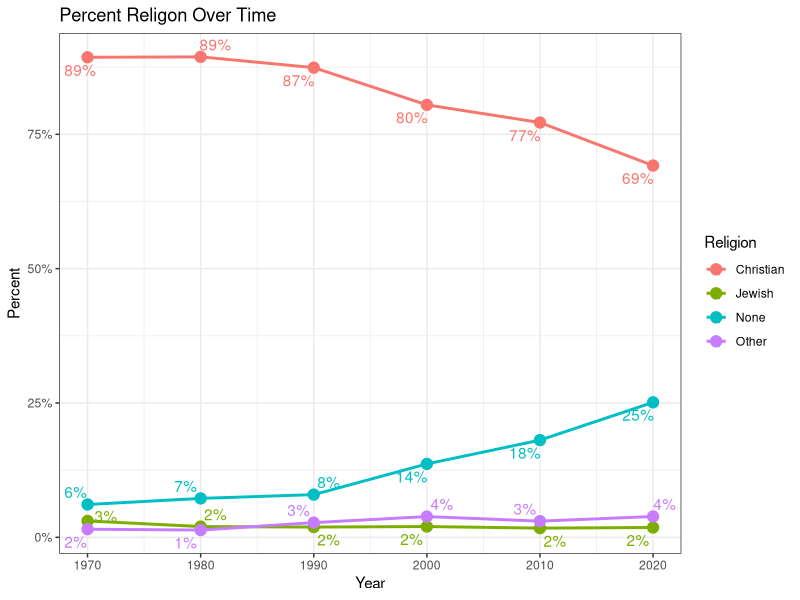
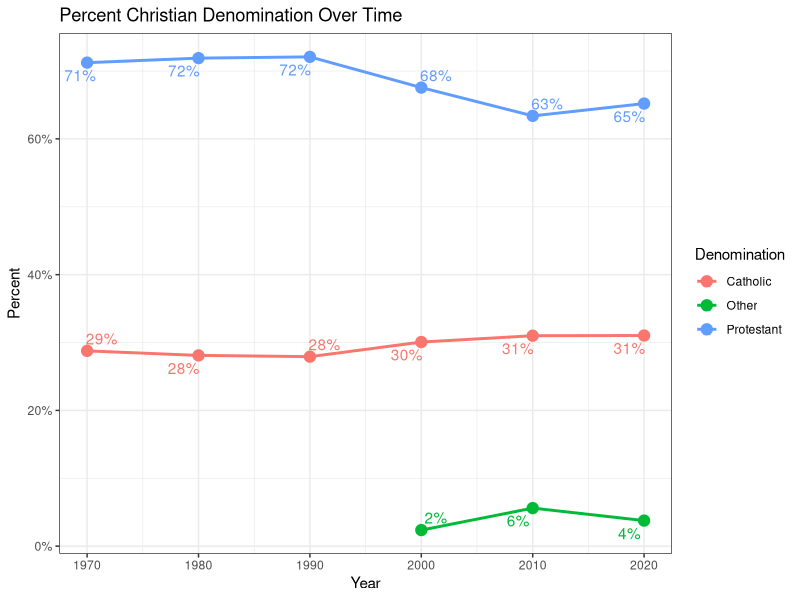
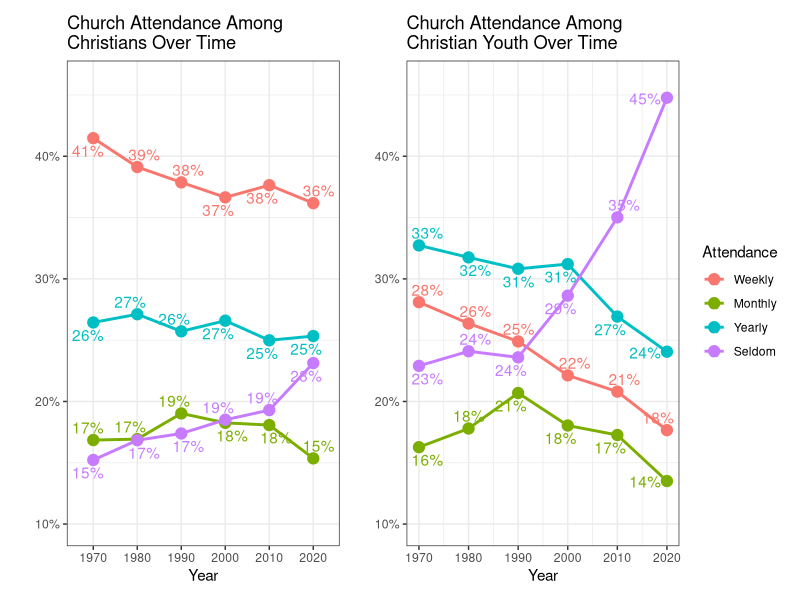
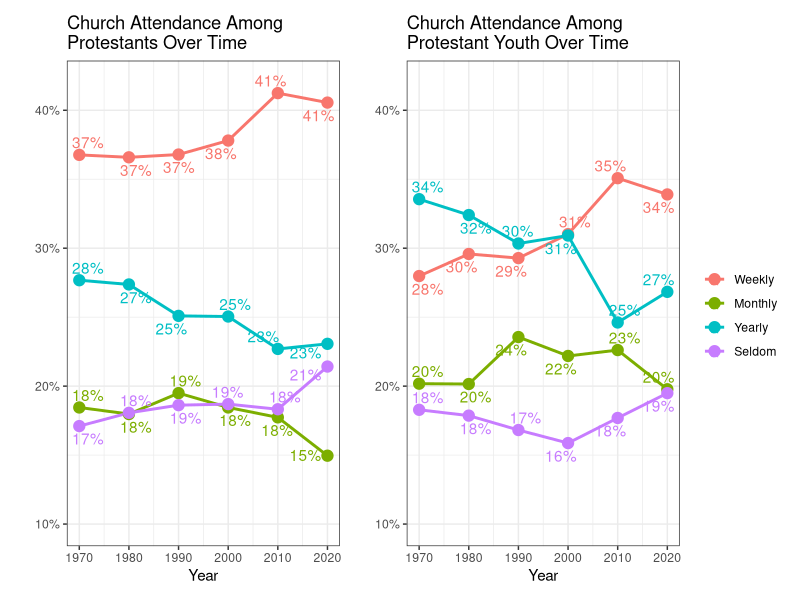
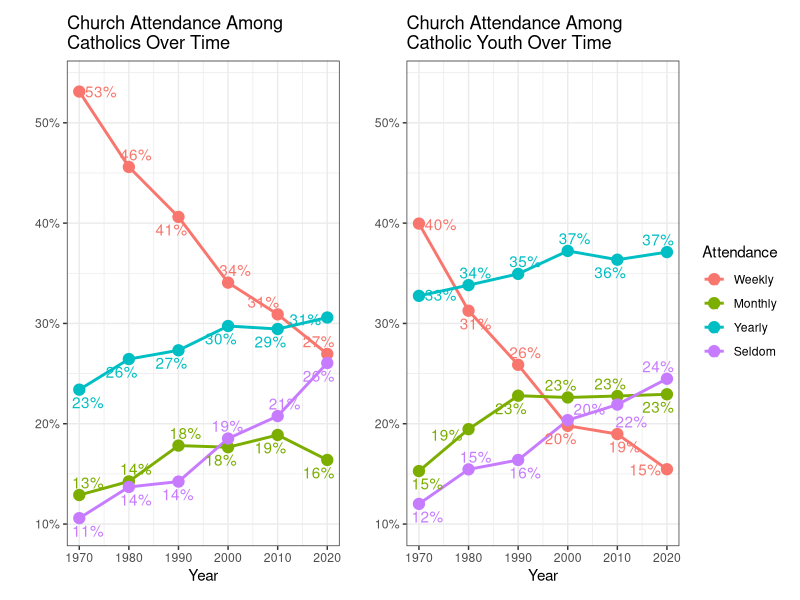

Write the R code that produced these figures, in order.
## ---- chunk 1
#| echo: false
#| output: false
library(tidyverse)
library(patchwork)
## ---- chunk 2
df_raw <- readxl::read_excel("GSS.xlsx")
## ---- chunk 3
df_raw %>%
  filter(str_detect(as.character(age), "^[0-9]+$")) %>% 
  mutate(year = plyr::round_any(as.numeric(year), 10)) %>% 
  mutate(across(everything(), ~replace(., . %in% c("Protestant","Catholic","Orthodox-christian") , "Christian"))) %>%
  mutate(across(everything(), ~replace(., . %in% c("Buddhism","Hinduism","Other eastern religions","Inter-nondenominational","Native american","Other","Muslim/islam") , "Other"))) %>%
  group_by(year, relig) %>% 
  count() %>%
  filter(!relig %in% c(".n:  No answer", ".d:  Do not Know/Cannot Choose",".s:  Skipped on Web")) %>% 
  group_by(year) %>% 
  mutate(percent = round(n/sum(n),5)) %>% 
  mutate(percent_label = (round(n/sum(n),2))*100) %>% 
  mutate(percent_label = percent_label %>%  as.character() %>% paste0("%")) %>% 
  ggplot(aes(x=as.numeric(year), y = percent, color = relig)) + 
  geom_line(size = 1)+
  geom_point(size = 3.5) +
  labs(
    x = "Year",
    y = "Percent",
    color = "Religion",
    title = "Percent Religon Over Time"
  ) +
  ggrepel::geom_text_repel(aes(label = percent_label)) +
  scale_y_continuous(labels = scales::percent) +
  theme_bw()
## ---- chunk 4
christian_vector <- c('PROTESTANT','CATHOLIC','CHRISTIAN','ORTHODOX-CHRISTIAN') %>% tolower()

df_raw %>%
  filter(str_detect(as.character(age), "^[0-9]+$")) %>% 
  mutate(year = plyr::round_any(as.numeric(year), 10)) %>% 
  filter(tolower(relig) %in% christian_vector) %>% 
  mutate(across(everything(), ~replace(., . ==  "Orthodox-christian" , "Christian"))) %>%
  mutate(across(everything(), ~replace(., . ==  "Christian" , "Other"))) %>% 
  group_by(year, relig) %>% 
  count() %>% 
  group_by(year) %>% 
  mutate(percent = round(n/sum(n),5)) %>% 
  mutate(percent_label = (round(n/sum(n),2))*100) %>% 
  mutate(percent_label = percent_label %>%  as.character() %>% paste0("%")) %>% 
  ggplot(aes(x=as.numeric(year), y = percent, color = relig)) + 
  geom_line(size = 1)+
  geom_point(size = 3.5) +
  labs(
    x = "Year",
    y = "Percent",
    color = "Denomination",
    title = "Percent Christian Denomination Over Time"
    ) +
  ggrepel::geom_text_repel(aes(label = percent_label)) +
  scale_y_continuous(labels = scales::percent) +
  theme_bw()
## ---- chunk 5
christian_attend <- df_raw %>%
  filter(str_detect(as.character(age), "^[0-9]+$")) %>% 
  mutate(age = as.numeric(age)) %>% 
  mutate(year = plyr::round_any(as.numeric(year), 10)) %>% 
  mutate(age = plyr::round_any(as.numeric(age), 10)) %>% 
  mutate(across(everything(), ~replace(., . %in% c("Protestant","Catholic","Orthodox-christian") , "Christian"))) %>% 
  filter(relig == "Christian") %>% 
  filter(!attend %in% c(".d:  Do not Know/Cannot Choose",".s:  Skipped on Web")) %>%
  mutate(attend = ifelse(attend %in% c("Every week","Nearly every week","Several times a week"), "Weekly", attend),
         attend = ifelse(attend %in% c("2-3 times a month","About once a month","At least monthly"), "Monthly", attend),
         attend = ifelse(attend %in% c("About once or twice a year","Several times a year"), "Yearly", attend),
         attend = ifelse(attend %in% c("Less than once a year","Never"), "Seldom", attend)) %>% 
  group_by(year,attend) %>% 
  count() %>% 
  group_by(year) %>% 
  mutate(attend = factor(attend, levels = c("Weekly", "Monthly", "Yearly","Seldom"))) %>% 
  mutate(percent = round(n/sum(n),5)) %>% 
  mutate(percent_label = (round(n/sum(n),2))*100) %>% 
  mutate(percent_label = percent_label %>%  as.character() %>% paste0("%")) %>% 
  ggplot(aes(x = year, y = percent, group = attend, color = attend)) + 
  geom_line(size = 1)+
  geom_point(size = 3.5) +
  labs(
    x = "Year",
    y = "",
    color = "Attendance",
    title = "Church Attendance Among\nChristians Over Time"
    ) +
  ggrepel::geom_text_repel(aes(label = percent_label)) +
  theme_bw() + theme(legend.position = 'none')
  

df_christian <- df_raw %>%
  filter(str_detect(as.character(age), "^[0-9]+$")) %>% 
  mutate(age = as.numeric(age)) %>% 
  mutate(year = plyr::round_any(as.numeric(year), 10)) %>% 
  mutate(age = plyr::round_any(as.numeric(age), 10)) %>% 
  filter(!attend %in% c(".d:  Do not Know/Cannot Choose",".s:  Skipped on Web")) %>%
  mutate(attend = ifelse(attend %in% c("Every week","Nearly every week","Several times a week"), "Weekly", attend),
         attend = ifelse(attend %in% c("2-3 times a month","About once a month","At least monthly"), "Monthly", attend),
         attend = ifelse(attend %in% c("About once or twice a year","Several times a year"), "Yearly", attend),
         attend = ifelse(attend %in% c("Less than once a year","Never"), "Seldom", attend)) %>% 
  filter(attend != ".n:  No answer") %>% 
  mutate(attend = factor(attend, levels = c("Weekly", "Monthly", "Yearly","Seldom"))) 

christian_attend_youth <- df_christian %>%
  filter(age %in% c(20,30)) %>% 
  group_by(year,attend) %>% 
  count() %>% 
  group_by(year) %>% 
  mutate(percent = round(n/sum(n),5)) %>% 
  mutate(percent_label = (round(n/sum(n),2))*100) %>% 
  mutate(percent_label = percent_label %>%  as.character() %>% paste0("%")) %>% 
  ggplot(aes(x = year, y = percent, group = attend, color = attend)) + 
  geom_line(size = 1)+
  geom_point(size = 3.5) +
  labs(
    x = "Year",
    y = "",
    color = "Attendance",
    title = "Church Attendance Among\nChristian Youth Over Time"
    ) +
  ggrepel::geom_text_repel(aes(label = percent_label)) +
  theme_bw() + 
  theme(
    # legend.position = 'bottom',
    legend.direction = "vertical"
    )


christian_attend + christian_attend_youth & scale_y_continuous(limits = c(.1, .46),labels = scales::percent)
## ---- chunk 6
prot_attend <- df_christian %>% 
  filter(relig == "Protestant") %>% 
  group_by(year,attend) %>% 
  count() %>% 
  group_by(year) %>% 
  mutate(percent = round(n/sum(n),5)) %>% 
  mutate(percent_label = (round(n/sum(n),2))*100) %>% 
  mutate(percent_label = percent_label %>%  as.character() %>% paste0("%")) %>% 
  ggplot(aes(x = year, y = percent, group = attend, color = attend)) + 
  geom_line(size = 1)+
  geom_point(size = 3.5) +
  labs(
    x = "Year",
    y = "",
    color = "Attendance",
    title = "Church Attendance Among\nProtestants Over Time"
    ) +
  ggrepel::geom_text_repel(aes(label = percent_label)) +
  theme_bw() +  theme(legend.position = 'none')

prot_attend_youth <- df_christian %>%
  filter(relig == "Protestant") %>% 
  filter(age %in% c(20,30)) %>% 
  group_by(year,attend) %>% 
  count() %>% 
  group_by(year) %>% 
  mutate(percent = round(n/sum(n),5)) %>% 
  mutate(percent_label = (round(n/sum(n),2))*100) %>% 
  mutate(percent_label = percent_label %>%  as.character() %>% paste0("%")) %>% 
  ggplot(aes(x = year, y = percent, group = attend, color = attend)) + 
  geom_line(size = 1)+
  geom_point(size = 3.5) +
  labs(
    x = "Year",
    y = "",
    color = "",
    title = "Church Attendance Among\nProtestant Youth Over Time"
    ) +
  ggrepel::geom_text_repel(aes(label = percent_label)) +
  theme_bw() + 
  theme(
    # legend.position = 'bottom',
    legend.direction = "vertical"
    )



prot_attend + prot_attend_youth & scale_y_continuous(limits = c(.1, .42),labels = scales::percent)

## ---- chunk 7
#| warning: false

cath_attend <- df_christian %>%
  filter(relig == "Catholic") %>% 
  group_by(year,attend) %>% 
  count() %>% 
  group_by(year) %>% 
  mutate(percent = round(n/sum(n),5)) %>% 
  mutate(percent_label = (round(n/sum(n),2))*100) %>% 
  mutate(percent_label = percent_label %>%  as.character() %>% paste0("%")) %>% 
  ggplot(aes(x = year, y = percent, group = attend, color = attend)) + 
  geom_line(size = 1)+
  geom_point(size = 3.5) +
  labs(
    x = "Year",
    y = "",
    color = "Attendance",
    title = "Church Attendance Among\nCatholics Over Time"
    ) +
  ggrepel::geom_text_repel(aes(label = percent_label)) +
  theme_bw() + theme(legend.position = 'none')

cath_attend_youth <- df_christian %>%
  filter(relig == "Catholic") %>% 
  filter(age %in% c(20,30)) %>% 
  group_by(year,attend) %>% 
  count() %>% 
  group_by(year) %>% 
  mutate(percent = round(n/sum(n),5)) %>% 
  mutate(percent_label = (round(n/sum(n),2))*100) %>% 
  mutate(percent_label = percent_label %>%  as.character() %>% paste0("%")) %>% 
  ggplot(aes(x = year, y = percent, group = attend, color = attend)) + 
  geom_line(size = 1) +
  geom_point(size = 3.5) +
  labs(
    x = "Year",
    y = "",
    color = "Attendance",
    title = "Church Attendance Among\nCatholic Youth Over Time"
    ) +
  ggrepel::geom_text_repel(aes(label = percent_label)) +
  theme_bw() + 
  theme(
    # legend.position = 'bottom',
    legend.direction = "vertical"
    )
  

cath_attend + cath_attend_youth & scale_y_continuous(limits = c(.1, .54),labels = scales::percent)

